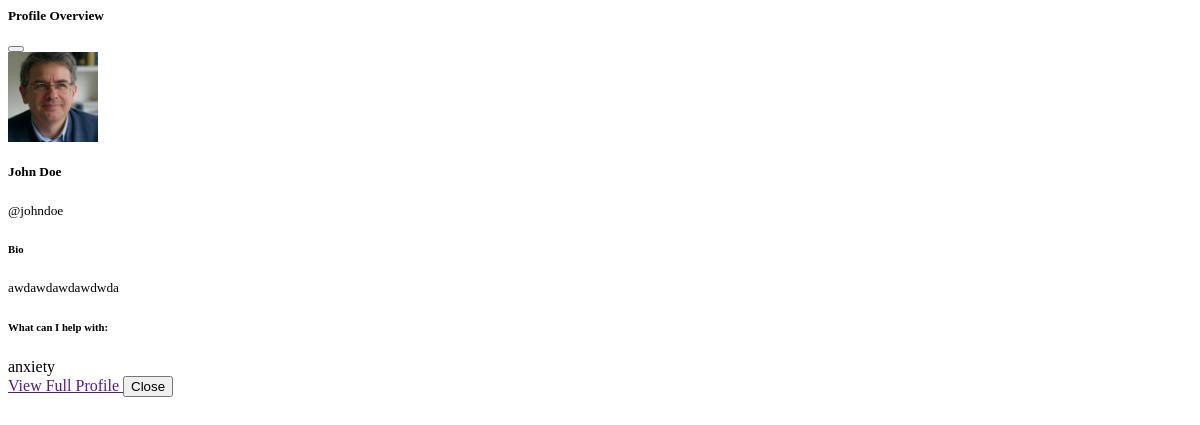
Page /mentors/profile-overview/johndoe/ on the earlier database version.
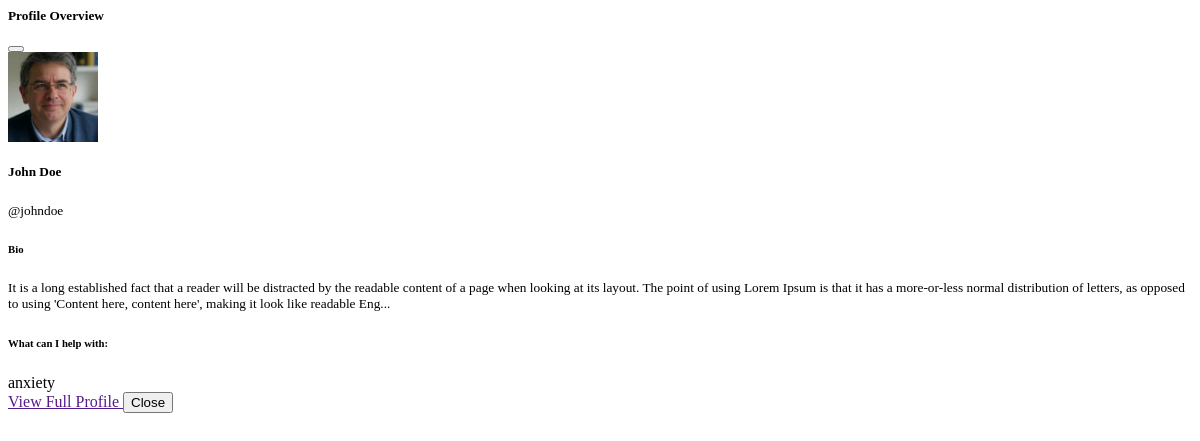
Same page on the later database version.
### profiles/models.py (models this page shows, shortened)
class BaseProfile(models.Model):
    user = models.OneToOneField(AppUser, on_delete=models.CASCADE, related_name='profile')
    image = models.ImageField(upload_to=upload_to, default=DEFAULT_IMAGE_PATH, blank=True)
    bio = models.TextField(null=True, blank=True)
    created = models.DateTimeField(auto_now_add=True)
    updated = models.DateTimeField(auto_now=True)
    id = models.UUIDField(default=uuid4, unique=True, editable=False, primary_key=True)
    class Meta:
        abstract = True
    @property
    def username(self):
        return self.user.username

class MentorProfile(BaseProfile):
    user = models.OneToOneField(AppUser, on_delete=models.CASCADE, related_name='mentor_profile')
    experience = models.TextField(null=True, blank=True)
    availability = models.CharField(max_length=150, null=True, blank=True)
    verified = models.BooleanField(default=False)
    @property
    def full_name(self):
        return f'{self.user.first_name} {self.user.last_name}'

### accounts/models.py (models this page shows, shortened)
class AppUser(AbstractUser):
    class Roles(models.TextChoices):
        USER = ('user', 'Regular')
        MENTOR = ('mentor', 'Mentor')
        MANAGER = ('manager', 'Manager')
        ADMIN = ('admin', 'Admin')
    role = models.CharField(max_length=15, choices=Roles, default=Roles.USER)
    email_verified = models.BooleanField(default=False)
    created = models.DateTimeField(auto_now_add=True)
    updated = models.DateTimeField(auto_now=True)
    id = models.UUIDField(default=uuid4, unique=True, editable=False, primary_key=True)
    class Meta:
        ordering = ['-created']
        indexes = [
            models.Index(fields=['role'], name='appuser_role_idx'),
            models.Index(fields=['created'], name='appuser_created_idx'),
        ]
    @property
    def profile(self):
        try:
            if self.role == self.Roles.USER:
                return getattr(self, 'user_profile')
            elif self.role == self.Roles.MENTOR:
                return getattr(self, 'mentor_profile')
            elif self.role == self.Roles.MANAGER:
                return getattr(self, 'manager_profile')
            return None
        except AttributeError:
            return None

### mentors/views.py (the view)
# urls.py: path('profile-overview/<str:username>/', views.profile_overview, name='profile_overview'),
def profile_overview(request, username: str):
    profile = get_object_or_404(User, username=username).profile
    context = {
        'profile': profile,
    }
    return render(request, 'mentors/partials/profile_overview.html', context)

### mentors/templates/mentors/partials/profile_overview.html (shortened to what this page needs)
{% block content %}
<div class="modal-content rounded-3 border-0 shadow-lg radius-md">
    <div class="modal-header bg-primary bg-opacity-10 border-0">
        <h5 class="modal-title fw-bold text-primary" id="profileOverviewModalLabel">
             Profile Overview
        </h5>
        <button type="button" class="btn-close" data-bs-dismiss="modal" aria-label="Close"></button>
    </div>
    <div class="modal-body p-4">
        <div class="d-flex align-items-center mb-4">
            <img src="{{ profile.image.url }}" alt="Profile Picture"
                 class="rounded-circle border border-2 border-primary shadow-sm img-fluid"
                 style="width: 90px; height: 90px; object-fit: cover;">
            <div class="ms-3">
                <h5 class="mb-1 fw-semibold">{{ profile.full_name }}</h5>
                <small class="text-muted d-block">@{{ profile.username }}</small>
            </div>
        </div>
        {% if profile.bio %}
            <div class="mb-4">
                <h6 class="fw-medium text-dark mb-2">
                     Bio
                </h6>
                <p class="text-muted mb-0 fs-6"><small>
                    {{ profile.bio|slice:300 }}{% if profile.bio|length > 300 %}...{% endif %}
                </small></p>
            </div>
        {% endif %}
        <div>
            <h6 class="fw-medium text-dark mb-2">
                 What can I help with:
            </h6>
            <div class="d-flex flex-wrap gap-2">
                <span class="badge bg-primary light-pink bg-opacity-75 text-dark hover-grow-sm radius-md px-3 py-2">
                    anxiety
                </span>
            </div>
        </div>
    </div>
    <div class="modal-footer border-0 pt-0">
        <a href="" class="btn btn-primary light-rose border-0 hover-grow-sm radius-md">
            View Full Profile
        </a>
        <button type="button" class="btn btn-primary border-0 hover-grow-sm dimmed-blue radius-md"
                data-bs-dismiss="modal">
            Close
        </button>
    </div>
</div>
{% endblock content %}

Differences in the rows shown:
changed MentorProfile "johndoe": bio "awdawdawdawdwda" → "It is a long established fact that a reader will be distracted by the readable content of a page when looking at its layout. The point of using Lorem Ipsum is that it has a more-or-less normal distribution of letters, as opposed to using 'Content here, content here', making it look like readable Eng"
